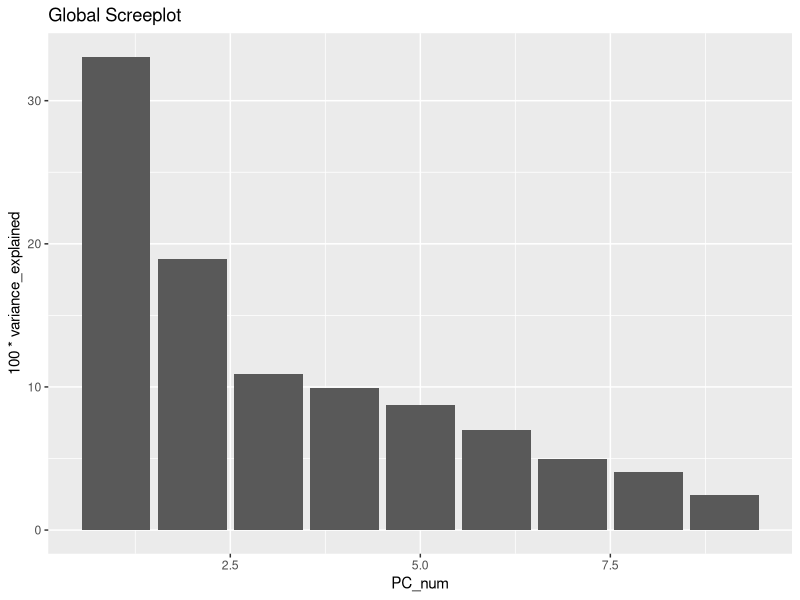
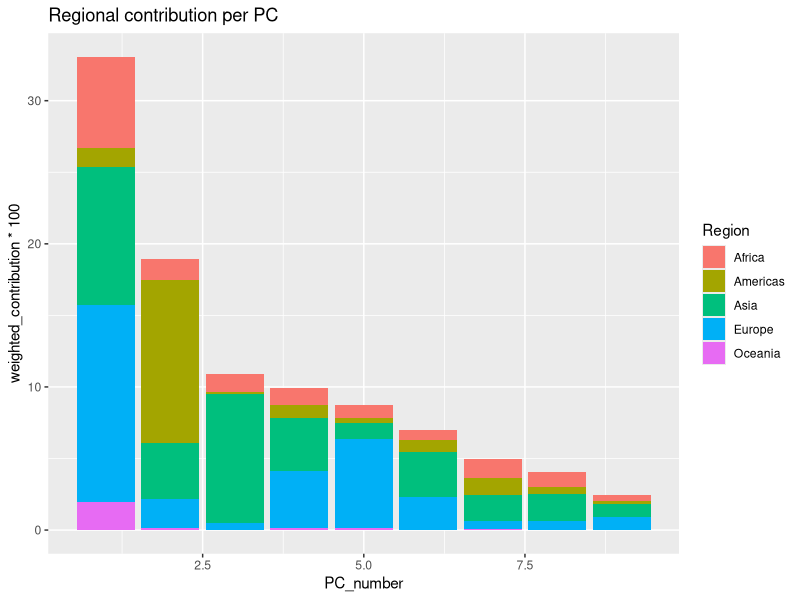
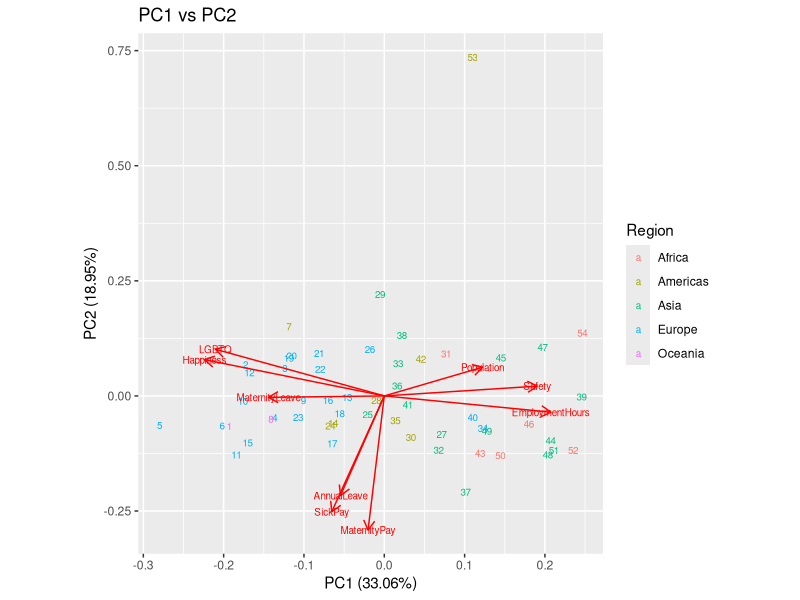
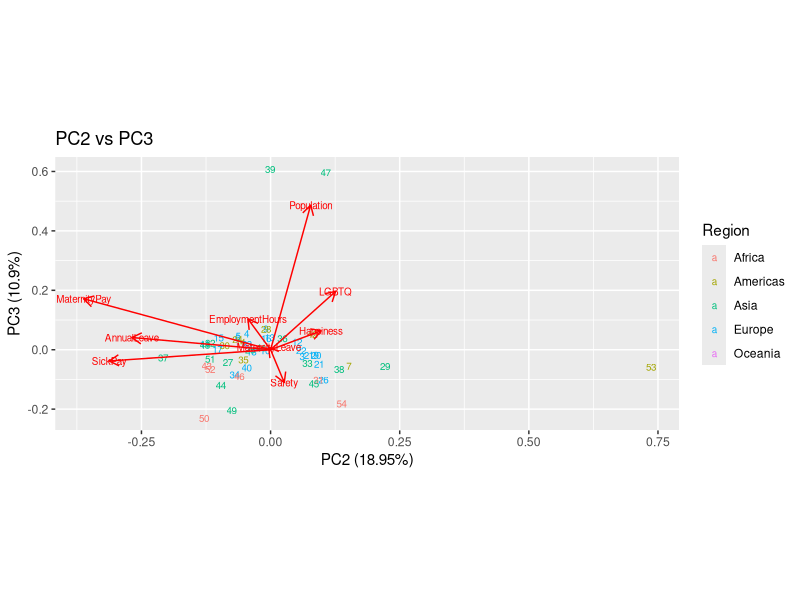
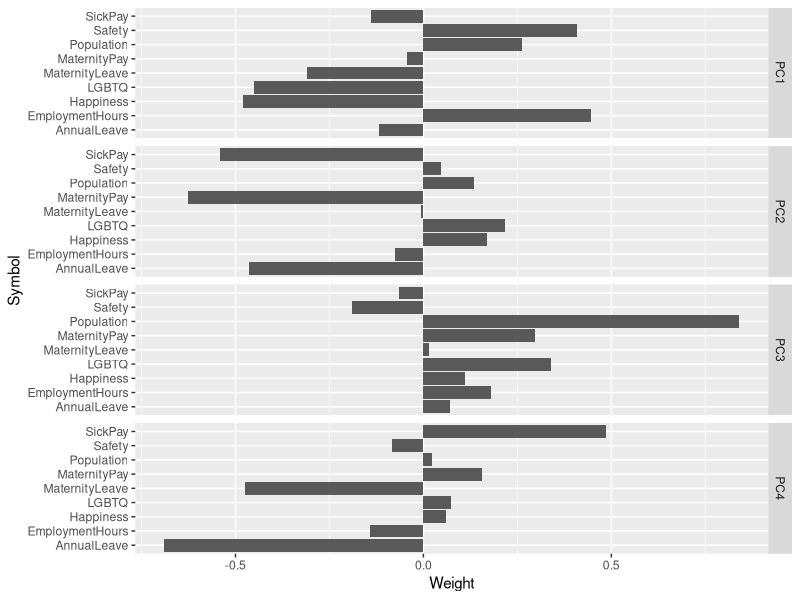
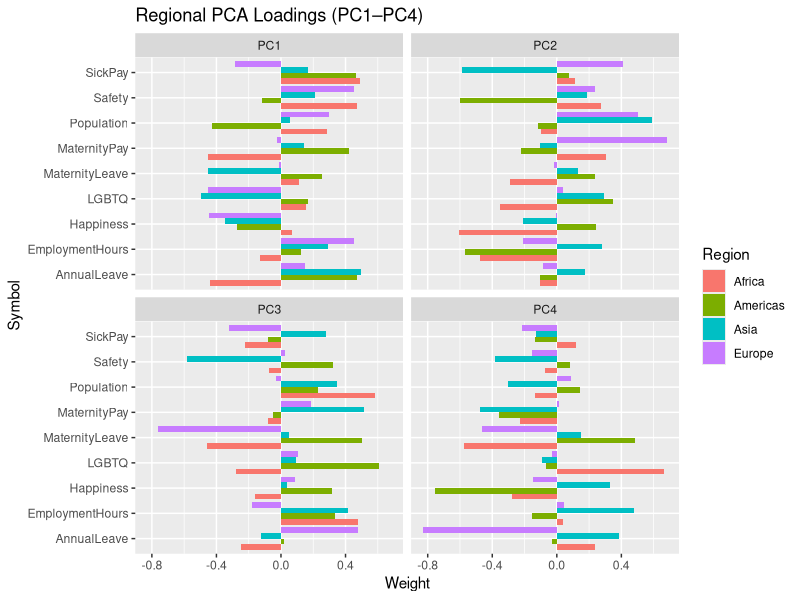
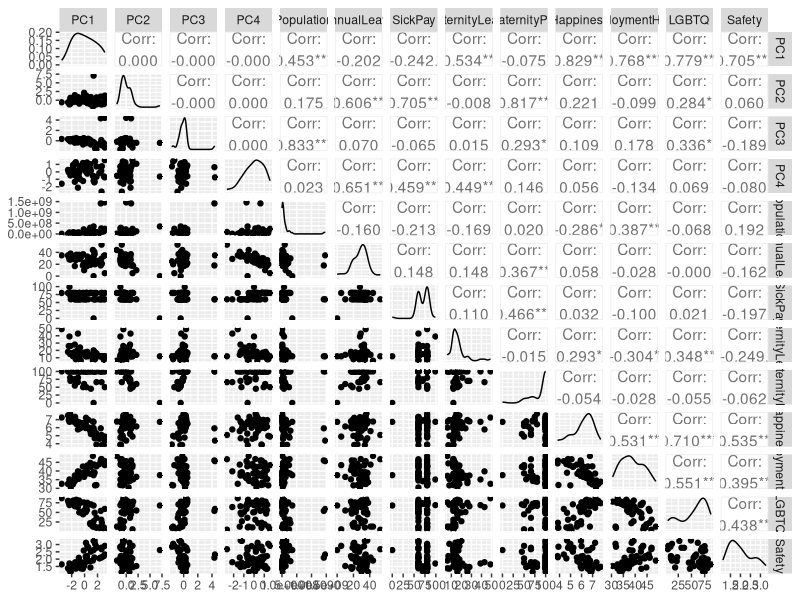

Here is the R script that generated these plots, in order:

# Part A (Task 1a): Global PCA using all quantitative variables
# Includes: drop_na(), scree plot, biplots (PC1–PC2, PC2–PC3), loadings (PC1–PC4)
# Investigates Region effect in PCA plots
# Input: data/raw/global_life_work_balance.csv


# output folders
fig_dir = "outputs/figures/global"
tab_dir = "outputs/tables/global"

dir.create(fig_dir, recursive = TRUE, showWarnings = FALSE)
dir.create(tab_dir, recursive = TRUE, showWarnings = FALSE)


# import & clean the dataset
library(tidyverse)
global_balance = read_csv('data/raw/global_life_work_balance.csv')
# data inspection
#nrow(global_balance)
#colnames(global_balance)
# removing nulls from data
global_balance=drop_na(global_balance)
#nrow(global_balance)
# Sort dataset by descending order of Rank
global_balance = arrange(global_balance,Rank)
#global_balance
# defining our quatitative subset
global_balance_sub = select(global_balance, -"Country", 
                            -"Capital", 
                            -"Region", 
                            -"HealthcareSystem", 
                            -"Rank",
                            -"Score")
# Check range of each variable to check if scaling required
summary(global_balance_sub)



# Carry out PCA
pca_results = prcomp(global_balance_sub, scale.=TRUE) # notice the dot
#pca_results
# Inspecting PCA outputs
#pca_results$sdev
#pca_results$rotation
#pca_results$center
#pca_results$scale
#pca_results$x
# Linking individual PCA coordinates with categorical variables 
pca_scores_categorised = as.data.frame(pca_results$x) %>%
  mutate(Region = global_balance$Region, 
         HealthcareSystem = global_balance$HealthcareSystem, 
         Country = global_balance$Country)
#pca_scores_categorised
# Reshaping the data frame for plotting

longer_pca_scores_reg = pivot_longer(select(pca_scores_categorised, 
                                            -HealthcareSystem, 
                                            - Country), -Region,names_to="PCA",values_to="PCA_value")
#longer_pca_scores_reg


# PCA scree plot
library(ggfortify)

variance_new = (pca_results$sdev)^2
#variance_new
variance_explained = variance_new/sum(variance_new)
#variance_explained

variance_df = data.frame(
  PCA = paste0("PC", 1:length(variance_explained)),
  variance_explained = variance_explained,
  PC_num = 1:length(variance_explained))
#variance_df
#outputs/tables/partA_variance_explained.csv
write_csv(variance_df, file.path(tab_dir, "partA_variance_explained.csv"))


p_partA_scree_global = ggplot(variance_df, aes(x=PC_num,y=100*variance_explained)) + 
                              geom_col() + ggtitle ("Global Screeplot")


#outputs/figures/partA_scree_global.png

ggsave(filename = file.path(fig_dir, "partA_scree_global.png"),
       plot = p_partA_scree_global,
       width = 8, height = 5, dpi = 300)

########################################################

# PCA regional scree plot
library(stringr)
pca_df = as.data.frame(pca_results$x)
pca_df$Region = global_balance$Region
#pca_df
long_pca_region = pivot_longer(pca_df, -Region,names_to="PCA",values_to="PCA_value")
#long_pca_region
long_pca_region = long_pca_region %>% 
  mutate(PCA_value_sq = PCA_value^2)
#long_pca_region
regional_contrib = long_pca_region %>%
  mutate(PCA_value_sq = PCA_value^2) %>%
  group_by(PCA) %>%
  mutate(total_variance_pc = sum(PCA_value_sq)) %>%
  group_by(PCA, Region, total_variance_pc) %>%
  summarise(region_variance = sum(PCA_value_sq), .groups = "drop") %>%
  mutate(
    region_share = region_variance / total_variance_pc,
    PC_number = as.integer(str_extract(PCA, "\\d+")))
regional_contrib = left_join(regional_contrib, variance_df, by = "PCA") %>% mutate(weighted_contribution = region_share * variance_explained)

#regional_contrib
library(ggplot2)
p_partA_region_contribution_pc = ggplot(regional_contrib, 
                                  aes(x = PC_number, 
                                      y = weighted_contribution*100,
                                      fill = Region)) +
                                      geom_col() + 
                                      ggtitle("Regional contribution per PC")


#outputs/figures/partA_scree_regional.png

ggsave(filename = file.path(fig_dir, "partA_region_contribution_pc.png"),
                            plot = p_partA_region_contribution_pc,
                            width = 10, height = 6, dpi = 300)

####################################################################


####################################################################

# PCA biplot (PC1 & PC2)
library(ggfortify)
p_partA_biplot_pc1_pc2_region = autoplot(pca_results, data = global_balance,
         label=TRUE, label.size=2.5, shape=FALSE,
         loadings=TRUE, loadings.label=TRUE,loadings.label.size=2.5 , colour="Region")+
  ggtitle("PC1 vs PC2")+
  coord_fixed(ratio=18.95/33.06) # these numbers come from the plot

#outputs/figures/partA_biplot_pc1_pc2_region.png
ggsave(filename = file.path(fig_dir, "partA_biplot_pc1_pc2_region.png"),
       plot = p_partA_biplot_pc1_pc2_region,
       width = 10, height = 7, dpi = 300)



####################################################################

# PCA biplot (PC2 & PC3)
library(ggfortify)
p_partA_biplot_pc2_pc3_region = autoplot(pca_results, data = global_balance,
         label=TRUE, label.size=2.5, shape=FALSE,x = 2, y = 3,
         loadings=TRUE, loadings.label=TRUE, loadings.label.size=2.5, colour="Region")+
  ggtitle("PC2 vs PC3")+
  coord_fixed(ratio=10.9/18.95) # these numbers come from the plot
#pca_results

#outputs/figures/partA_biplot_pc2_pc3_region.png


ggsave(filename = file.path(fig_dir, "partA_biplot_pc2_pc3_region.png"),
       plot = p_partA_biplot_pc2_pc3_region,
       width = 10, height = 7, dpi = 300)

#loadings
#view(global_balance)




# PCA loadings plot
loadings = as.data.frame(pca_results$rotation[,1:4])

#outputs/tables/partA_loadings_pc1_pc4.csv
write_csv(loadings, file.path(tab_dir, "partA_loadings_pc1_pc4.csv"))


loadings$Symbol = row.names(loadings)
loadings = gather(loadings, key='Component', value='Weight', -Symbol)

p_partA_loadings_pc1_pc4 = ggplot(loadings, aes(x=Symbol,y=Weight)) +
  geom_bar(stat='identity') +
  facet_grid(Component~.)+ coord_flip()

# outputs/figures/partA_loadings_pc1_pc4.png
ggsave(filename = file.path(fig_dir, "partA_loadings_pc1_pc4.png"),
       plot = p_partA_loadings_pc1_pc4,
       width = 10, height = 9, dpi = 300)

#################################################################


# regional loadings plot

#library(tidyverse)

# Define regions
region_list = c("Africa", "Asia", "Americas", "Europe")

# Empty list to store long-format loadings
all_region_loadings = list()

# Loop through each region
for (region_name in region_list) {
  
  # Subset and clean data for the region
  regional_dataset = global_balance %>%
    filter(Region == region_name) %>%
    drop_na() %>%
    select(-"Country", -"Capital", -"Region", -"HealthcareSystem", -"Rank", -"Score")
  
  # PCA
  pca_results2 = prcomp(regional_dataset, scale. = TRUE)
  
  # stand loading plot code
  loadings = as.data.frame(pca_results2$rotation[, 1:4])
  loadings$Symbol = rownames(loadings)
  loadings = gather(loadings, key = 'Component', value = 'Weight', -Symbol)
  loadings$Region = region_name  # Adding region column and fill it with same region name
  
  # Store in the predefined list
  all_region_loadings[[region_name]] = loadings
  }
# Combine all regions into one table
combined_loadings = bind_rows(all_region_loadings)

# Plot all regions together
partA_region_contribution_pc = ggplot(combined_loadings, aes(x = Symbol, y = Weight, fill = Region)) +
  geom_bar(stat = 'identity', position = "dodge") +
  facet_wrap(Component~.) +
  coord_flip() +
  ggtitle("Regional PCA Loadings (PC1–PC4)")
       

#outputs/figures/partA_region_contribution_pc.png

ggsave(filename = file.path(fig_dir, "partA_regional_loadings_pc1_pc4.png"),
       plot = partA_region_contribution_pc,
       width = 12, height = 12, dpi = 300)


# Scatter matrix including PCs
library(GGally)
global_balance_sub_SM = global_balance_sub %>%
  mutate(PC1=pca_results$x[,1],
         PC2=pca_results$x[,2],
         PC3=pca_results$x[,3],
         PC4=pca_results$x[,4]) %>%
  relocate(PC1,PC2,PC3,PC4)
pc_df_scat_matrix = ggpairs(global_balance_sub_SM)

ggsave(
  filename = file.path(fig_dir, "partA_scatter_matrix_with_PCs.png"),
  plot = pc_df_scat_matrix,
  width = 12,
  height = 12,
  dpi = 300
)
